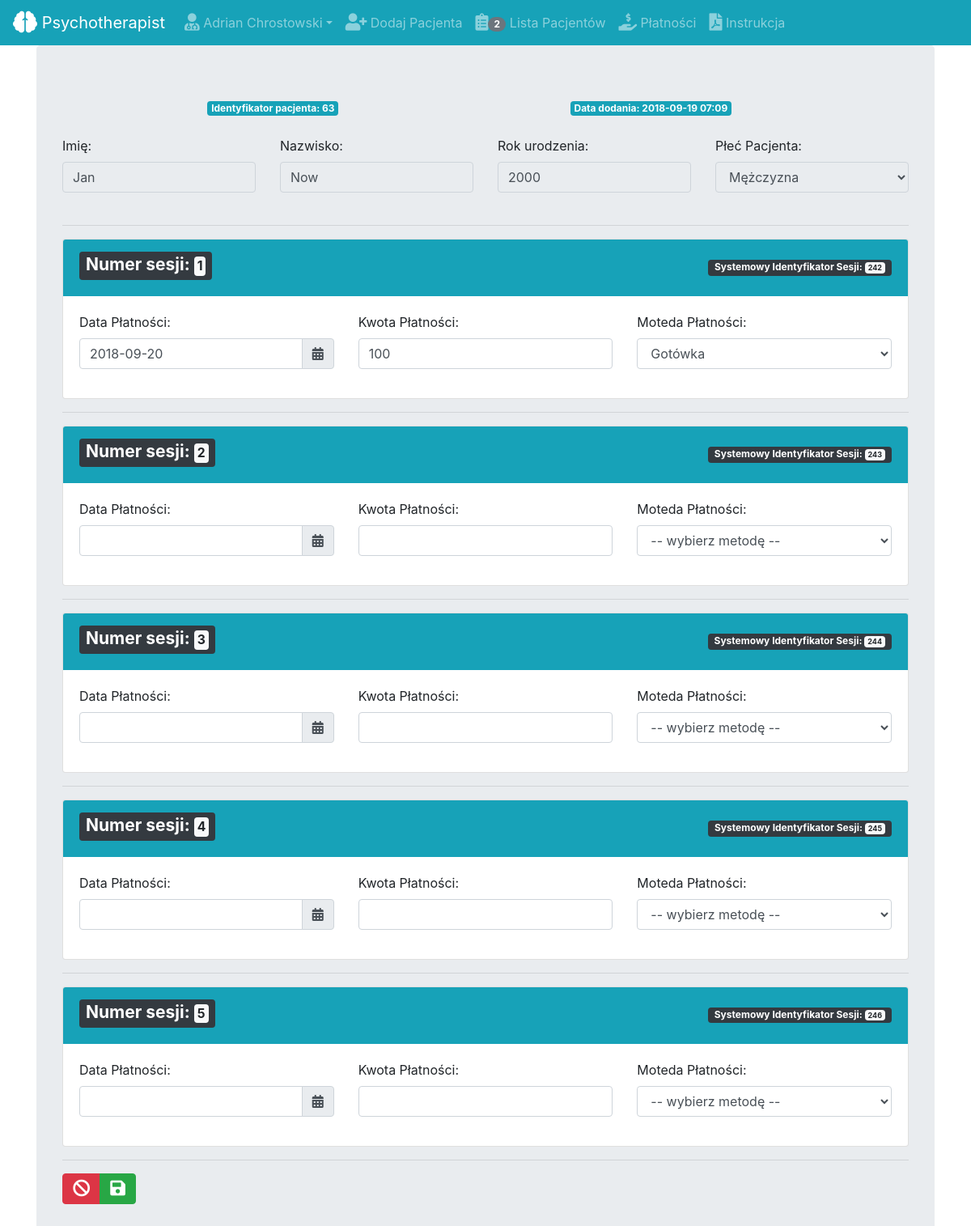
The app's page /patient_payments/63/ (signed in) with its own data.
### psychotherapist/models.py (models this page shows, shortened)
class Patient(models.Model):
    firstName = models.CharField(max_length=30)
    lastName = models.CharField(max_length=50)
    byear = models.IntegerField(blank=False)
    registerDate = models.DateTimeField(auto_now_add=True, null=True)
    bio = models.TextField(max_length=50000, blank=True)
    gender = models.CharField(max_length=1, blank=True)
    owner = models.ForeignKey(User, related_name='patients', on_delete=models.CASCADE)
    lastMod = models.DateTimeField(default=None, blank=True, null=True)
    objects = models.Manager()
    class Meta:
        get_latest_by = 'registerDate'
        ordering = ('-registerDate',)
        verbose_name_plural = 'patients'

class Session(models.Model):
    patient_id = models.ForeignKey(Patient, related_name='sessions', on_delete=models.CASCADE)
    sessionNo = models.IntegerField(blank=False)
    sessionDate = models.DateTimeField(default=None, null=True)
    subject = models.CharField(max_length=255, blank=True)
    content = models.TextField(max_length=50000, blank=True)
    notes = models.TextField(max_length=1000, blank=True)
    paymentDate = models.DateField(default=None, blank=True, null=True)
    amount = models.DecimalField(max_digits=10, decimal_places=0, blank=True, null=True)
    method = models.CharField(max_length=10, blank=True, null=True, default=None)
    timestamp = models.DateTimeField(auto_now_add=True)
    lastMod = models.DateTimeField(default=None, blank=True, null=True)
    objects = models.Manager()
    class Meta:
        get_latest_by = 'sessionDate'
        ordering = ('sessionNo',)
        verbose_name_plural = 'sessions'

### psychotherapist/views.py (the view, shortened to what this page needs)
# urls.py: url(r'^patient_payments/(?P<patient_id>[0-9]+)/$', views.patient_payments, name='patient_payments'),
@login_required(login_url='/user_login/')
def patient_payments(request, patient_id):
    firstname = request.user.first_name
    lastname = request.user.last_name
    username = firstname + ' ' + lastname
    patient = get_object_or_404(Patient, pk=patient_id)
    patient_count = int(Patient.objects.filter(owner=request.user).count())
    session_list = Session.objects.filter(patient_id=patient)
    if request.user == patient.owner:
        return render(request, 'psychotherapist/patient_payments.html', {'patient_count': patient_count,
                                                                         'session_list': session_list,
                                                                         'patient': patient,
                                                                         'username': username})
    else:
        return redirect('/deny')

### psychotherapist/templates/psychotherapist/patient_payments.html (shortened to what this page needs)
{% load static %}
<!DOCTYPE html>
<html lang="en">
<head>
    <link rel="stylesheet" href="https://maxcdn.bootstrapcdn.com/bootstrap/4.0.0/css/bootstrap.min.css">
    <link rel="stylesheet" href="https://cdnjs.cloudflare.com/ajax/libs/tempusdominus-bootstrap-4/5.0.0-alpha18/css/tempusdominus-bootstrap-4.min.css" />
    <link rel="stylesheet" href="https://use.fontawesome.com/releases/v5.3.1/css/all.css">
    <link rel="stylesheet" href="https://cdn.datatables.net/1.10.16/css/dataTables.bootstrap4.min.css">
</head>
<body>
<nav class="navbar navbar-expand-sm bg-info navbar-dark">
    <a class="navbar-brand" href="/"><i class="fas fa-brain fa-lg"></i>&nbsp;Psychotherapist</a>
    <ul class="navbar-nav">
        <li class="nav-item dropdown">
            <a class="nav-link dropdown-toggle" data-toggle="dropdown" href="#"></i>
                <i class="fas fa-user-md fa-lg"></i>&nbsp;{{ username }}</a>
        </li>
    </ul>
    <ul class="navbar-nav">
        <li class="nav-item">
            <a class="nav-link" href="/add_patient/"><i class="fas fa-user-plus fa-lg"></i>&nbsp;Dodaj Pacjenta</a>
        </li>
        <li class="nav-item">
            <a class="nav-link" href="/list_patients/"><i class="fas fa-clipboard-list fa-lg"></i><span class="badge badge-pill badge-secondary">{{ patient_count }}</span>&nbsp;Lista Pacjentów </a>
        </li>
        <li class="nav-item">
            <a class="nav-link" href="/payment_list/"><i class="fas fa-hand-holding-usd fa-lg"></i>&nbsp;Płatności</a>
        </li>
        <li class="nav-item">
            <a class="nav-link" href="{% static 'media/psychotherapist.pdf'%}" target="_blank"><i class="fas fa-file-pdf fa-lg"></i>&nbsp;Instrukcja</a>
        </li>
    </ul>
</nav>
<div class="container">
    <div class="jumbotron">
        <form method="post">
            <div class="row">
                <div class="col-md-2"></div>
                <div class="col">
                    <span class="badge badge-info">Identyfikator pacjenta: {{ patient.id }}</span>
                </div>
                <div class="col">
                    <span class="badge badge-info">Data dodania: {{ patient.registerDate|date:'Y-m-d H:m' }}</span>
                </div>
            </div><br>
            <div class="row">
                <div class="col-md-3">
                    <label for="firstName">Imię:</label>
                    <input type="text" class="form-control" id="firstName" name="firstName" disabled
                           value="{{ patient.firstName }}">
                </div>
                <div class="col-md-3">
                    <label for="lastName">Nazwisko:</label>
                    <input type="text" class="form-control" id="lastName" name="lastName" disabled
                           value="{{ patient.lastName }}">
                </div>
                <div class="col-md-3">
                    <label for="byear">Rok urodzenia:</label>
                    <input type="text" class="form-control" id="byear" name="byear" disabled
                           value="{{ patient.byear }}">
                </div>
                <div class="col-md-3">
                    <label for="gender">Płeć Pacjenta:</label>
                    <select class="form-control" id="gender" name="gender" disabled>
                        {% if patient.gender == "M" %}
                        <option selected value="M">Mężczyzna</option>
                        {% elif patient.gender == "K" %}
                        <option value="M">Mężczyzna</option>
                        <option selected value="K">Kobieta</option>
                        <option value="N">NN</option>
                        {% elif patient.gender == "N" %}
                        <option value="M">Mężczyzna</option>
                        <option value="K">Kobieta</option>
                        <option selected value="N">NN</option>
                        {% endif %}
                    </select>
                </div>
            </div>
            <br>
            <div class="row">
                <div class="container-fluid">
                    {% for s in session_list %}
                    <hr>
                    <div class="card">
                        <div class="card-header bg-info border-0 d-flex align-items-center">
                            <div>
                                <h3>
                                    <span class="badge badge-dark px-2">Numer sesji:
                                <span class="badge badge-light px-1">{{ s.sessionNo }}</span>
                                </span>
                                </h3>
                            </div>
                            <span class="badge badge-dark ml-auto px-2">Systemowy Identyfikator Sesji:
                                <span class="badge badge-light px-1">{{ s.id }}</span>
                            </span>
                        </div>
                        <div class="card-body">
                            <div class="row">
                                <div class="col">
                                    <label>Data Płatności:</label>
                                    <div class="form-group">
                                        <div class="input-group date" id="datetimepicker{{ s.pk }}" data-target-input="nearest">
                                            <input type="text" class="form-control datetimepicker-input" data-target="#datetimepicker{{ s.pk }}"
                                                   value="{{ s.paymentDate|date:'Y-m-d' }}" name="paymentDate{{ s.pk }}"/>
                                            <div class="input-group-append" data-target="#datetimepicker{{ s.pk }}" data-toggle="datetimepicker">
                                                <div class="input-group-text"><i class="fas fa-calendar-alt"></i></div>
                                            </div>
                                        </div>
                                    </div>
                                </div>
                                <div class="col">
                                    <label for="amount{{ s.pk }}">Kwota Płatności:</label>
                                    <input type="number" name="amount{{ s.pk }}"
                                           id="amount{{ s.pk }}"
                                           class="form-control" value="{{ s.amount|default_if_none:'' }}"
                                           pattern="[0-9]{2,}"
                                    />
                                </div>
                                <div class="col">
                                    <label for="method{{ s.pk }}">Moteda Płatności:</label>
                                    <select class="form-control" id="method{{ s.pk }}" name="method{{ s.pk }}">
                                        {% if s.method == "Gotówka" %}
                                        <option selected value="Gotówka">Gotówka</option>
                                        {% elif s.method == "Przelew" %}
                                        <option value="" disabled>-- wybierz metodę --</option>
                                        <option value="Gotówka">Gotówka</option>
                                        <option selected value="Przelew">Przelew</option>
                                        {% elif s.method is None %}
                                        <option selected value="" disabled>-- wybierz metodę --</option>
                                        {% endif %}
                                    </select>
                                </div>
                            </div>
                        </div>
                    </div>
                    {% endfor %}
                </div>
            </div>
            <hr>
            <div class="row">
                <div class="col-md-6 col-md-offset-5">
                    <div class="btn-group">
                        <a class="btn btn-danger" href="/list_patients/" title="Anuluj"><i class="fas fa-ban fa-lg"></i></a>
                        <button type="submit" class="btn btn-success" name="mod_patient" value="save" title="Zapisz"><i class="fas fa-save fa-lg"></i></button>
                    </div>
                </div>
            </div>
        </form>
    </div>
</div>
</body>
</html>

### records on screen
Patient: id "63", registerDate "2018-09-19 07:09", firstName "Jan", lastName "Now", byear "2000", gender "Mężczyzna"
Session: sessionNo "1", id "242", paymentDate "2018-09-20", amount "100", method+id "Gotówka"
Session: sessionNo "2", id "243"
Session: sessionNo "3", id "244"
Session: sessionNo "4", id "245"
Session: sessionNo "5", id "246"

### other values on screen
{{ username }} "Adrian Chrostowski"
{{ patient_count }} "2"
